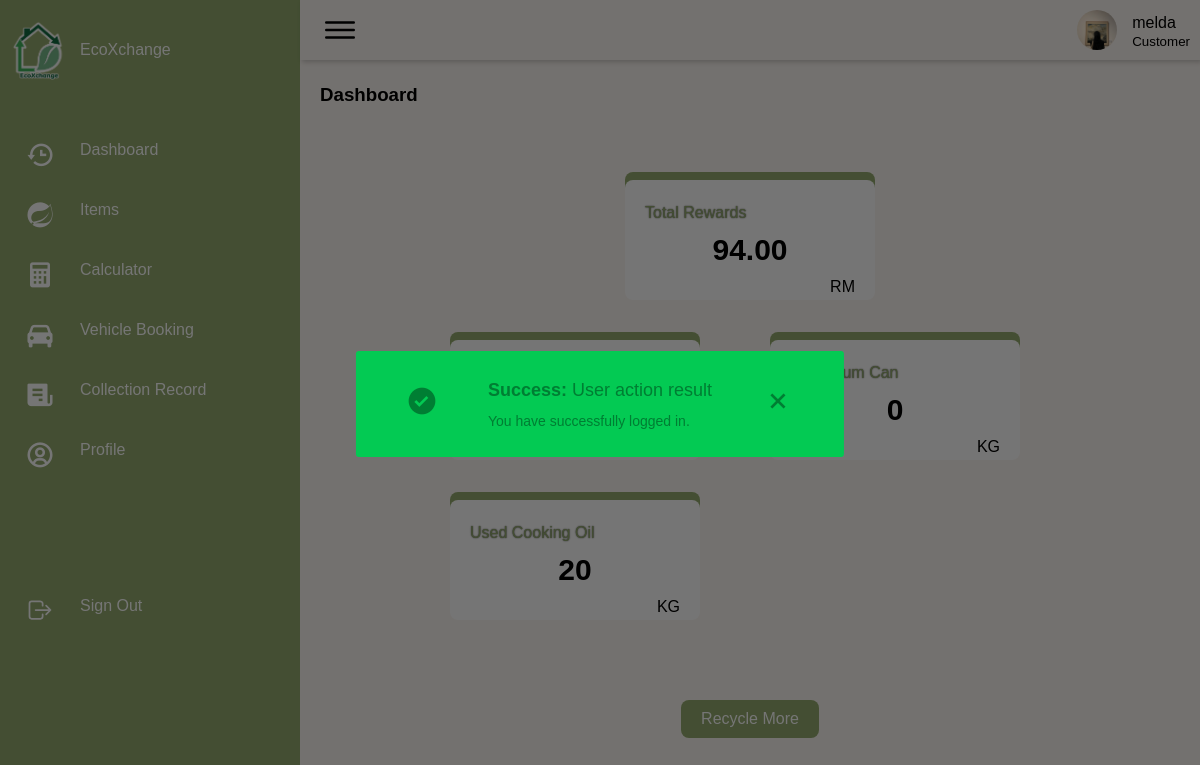
The app's page /EcoXchange/pages/dashboard-2.php?action=loginsuccess (signed in) with its own data.
### tables this page shows
CREATE TABLE `customer` (
  `cust_ID` varchar(10) NOT NULL,
  `cust_username` varchar(20) NOT NULL,
  `cust_password` varchar(128) NOT NULL,
  `cust_first_name` varchar(30) DEFAULT NULL,
  `cust_last_name` varchar(30) DEFAULT NULL,
  `cust_contact_no` varchar(12) DEFAULT NULL,
  `cust_email` varchar(30) NOT NULL,
  `cust_pict` varchar(255) NOT NULL,
  `bank_id` varchar(10) DEFAULT NULL
);

### EcoXchange/includes/fetchUserData.php (called while the page is built, shortened)
<?php
include("dbconn.php");
$username = $_SESSION['username'];
$role = $_SESSION['role'];
if ($role === 'Staff') {
    $sql = "SELECT * FROM staff WHERE staff_username = '$username'";
} elseif ($role === 'Customer') {
    $sql = "SELECT * FROM customer WHERE cust_username = '$username'";
} else {
    header("Location: ../pages/Login.php");
    exit();
}
$query = mysqli_query($dbconn, $sql) or die("Error: " . mysqli_error($dbconn));
$user = mysqli_fetch_assoc($query);
$id = $user["staff_ID"] ?? $user["cust_ID"];
$name = $user["staff_username"] ?? $user["cust_username"];
$image = $user["staff_pict"] ?? $user["cust_pict"];
?>

### EcoXchange/pages/dashboard-2.php (the view, shortened to what this page needs)
<?php
include('../includes/fetchUserData.php');
?>
<!DOCTYPE html>
<html>
<head>
    <link href="https://unpkg.com/boxicons@2.0.7/css/boxicons.min.css" rel="stylesheet" />
    <link rel="stylesheet" href="https://cdnjs.cloudflare.com/ajax/libs/font-awesome/4.7.0/css/font-awesome.min.css">
    <link rel="stylesheet" href="../style/SidebarUser.css">
    <link rel="stylesheet" href="../style/dashboard.css">
    <link rel="stylesheet" href="../style/alert.css">
</head>
<body>
<?php
      if(isset($_GET['action'])) {
        switch ($_GET['action']) {
            case 'loginsuccess':
                $message = 'You have successfully logged in.';
                $title = 'Success';
                $icon = 'bxs-check-circle';
                $alert_class = 'alert_success';
                break;
        }
        echo '
          <div class="alert_wrapper active1">
            <div class="alert_backdrop"></div>
            <div class="alert_inner">
                <div class="alert_item '.$alert_class.'">
                    <div class="icon data_icon">
                      <i class="bx '.$icon.'" ></i>
                    </div>
                    <div class="data">
                      <p class="title"><span>'.$title.':</span>
                        User action result
                      </p>
                      <p class="sub">'.$message.'</p>
                    </div>
                    <div class="icon close">
                      <i class="bx bx-x" ></i>
                    </div>
                </div>
            </div>
          </div>
        ';
      }
    ?>
    <div class="container">
        <?php include('sidebar-2.php'); ?>
        <div class="main">
            <?php include('header.php'); ?>
            <div class="content">
                <div class="nav-title"><h3>Dashboard</h3></div>
                <div class="in-content">
                    <?php
                    include("../includes/dbconn.php");
                    $sql = "SELECT
                                SUM(rewards) AS total_rewards,
                                SUM(bottle) AS total_bottle,
                                SUM(alCan) AS total_aluminum_can,
                                SUM(usedOil) AS total_used_oil
                            FROM (
                                SELECT
                                    b.book_ID,
                                    SUM(CASE WHEN cr.item_id = 'I004' THEN cr.collect_weight ELSE 0 END) AS bottle,
                                    SUM(CASE WHEN cr.item_id = 'I005' THEN cr.collect_weight ELSE 0 END) AS alCan,
                                    SUM(CASE WHEN cr.item_id = 'I008' THEN cr.collect_weight ELSE 0 END) AS usedOil,
                                    SUM(cr.total_amount) AS rewards
                                FROM
                                    booking b
                                    JOIN collection_record cr ON b.book_ID = cr.book_ID
                                WHERE
                                    b.cust_ID = ? AND cr.reward_status='success'
                                GROUP BY
                                    b.book_ID
                            ) AS subquery";
                    $stmt = mysqli_prepare($dbconn, $sql);
                    mysqli_stmt_bind_param($stmt, "s", $id);
                    mysqli_stmt_execute($stmt);
                    $result = mysqli_stmt_get_result($stmt);
                    $data = mysqli_fetch_assoc($result);
                    ?>
                    <div class="row1">
                        <div class="box1">
                            <p class="topic">Total Rewards</p>
                            <h2 class="values"><?php echo $data['total_rewards']; ?></h2>
                            <p class="unit">RM</p>
                        </div>
                    </div>
                    <div class="row2">
                        <div class="box1">
                            <p class="topic">Bottle</p>
                            <h2 class="values"><?php echo $data['total_bottle']; ?></h2>
                            <p class="unit">KG</p>
                        </div>
                        <div class="box1">
                            <p class="topic">Aluminium Can</p>
                            <h2 class="values"><?php echo $data['total_aluminum_can']; ?></h2>
                            <p class="unit">KG</p>
                        </div>
                        <div class="box1">
                            <p class="topic">Used Cooking Oil</p>
                            <h2 class="values"><?php echo $data['total_used_oil']; ?></h2>
                            <p class="unit">KG</p>
                        </div>
                    </div>
                    <div class="row3">
                        <button type="button" id="btnRecycle" class="btnRecycle">Recycle More</button>
                    </div>
                </div>
                </div>
             </div>
        </div>
</body>
</html>

### EcoXchange/pages/header.php
<div class="topbar">
    <div class="toggle">
        <ion-icon name="menu-outline"></ion-icon>
    </div>
    <div class="user">
        <img src="<?php echo $image; ?>" alt="">
        <div class="info">
            <p><?php echo $name; ?></p>
            <small><?php echo $role; ?></small>
        </div>
    </div>
</div>

### EcoXchange/style/SidebarUser.css (style rules this page uses)
* { font-family: "Ubuntu", sans-serif; margin: 0; padding: 0; box-sizing: border-box; }
body { min-height: 100vh; overflow-x: hidden; }
.container { position: relative; width: 100%; }
.main { position: absolute; width: calc(100% - 300px); left: 300px; min-height: 100vh; background: var(--background-color); transition: 0.5s; }
.topbar { width: 100%; height: 60px; display: flex; justify-content: space-between; align-items: center; padding: 0 10px; box-shadow: 2px 2px 5px rgba(0, 0, 0, 0.2); }
.toggle { position: relative; width: 60px; height: 60px; display: flex; justify-content: center; align-items: center; font-size: 2.5rem; cursor: pointer; }
.user { position: relative; display: flex; }
.user img { width: 40px; height: 40px; object-fit: cover; border-radius: 50%; cursor: pointer; }
.user .info { margin-left: 15px; height: 40px; }
.user p { margin-bottom: -8px; }
.user small { margin-top: -8px; }
.content { padding:20px; }

### EcoXchange/style/dashboard.css (style rules this page uses)
.in-content { margin:50px; }
.box1 { margin:20px; width: 250px; height:120px; padding:20px; background:white; border-radius: 8px; box-shadow: 0px -8px 0 0px var(--primary-color); }
.topic { color: var(--primary-color); text-shadow: 0px 0px 1.5px var(--dark-color); }
.values { text-align: center; font-size: 30px; }
.unit { text-align: right; }
.row1 { display: flex; justify-content: center; }
.row2 { display:grid; justify-content: center; grid-template-columns: repeat(auto-fit, minmax(150px,320px)); }
.row3 { margin-top:60px; display: flex; justify-content: center; align-items: center; }
.btnRecycle { color:var(--white-color); background-color: var(--primary-color); border: 0; padding:10px 20px; border-radius: 8px; font-size: var(--normal-font-size); cursor: pointer; }

### EcoXchange/style/alert.css (style rules this page uses)
.btn_grp .btn.btn_success, .alert_item.alert_success { background: #03ca53; color: #007e33; }
.alert_wrapper { position: relative; width: 100%; height: 100%; z-index: 999; visibility: hidden; }
.alert_wrapper .alert_item { z-index: 3; position: fixed; top: -100%; left: 50%; transform: translate(-50%, -50%); display: flex; align-items: center; padding: 25px 50px; border-radius: 3px; transition: all 0.2s ease; }
.alert_wrapper .alert_item .data { margin: 0 50px; }
.alert_wrapper .alert_item .data .title { font-size: 18px; margin-bottom: 5px; }
.alert_wrapper .alert_item .data span { font-weight: 700; }
.alert_wrapper .alert_item .data .sub { font-size: 14px; font-weight: 100; }
.alert_wrapper .alert_item .icon { font-size: 32px; }
.alert_wrapper .alert_item .close { cursor: pointer; }
.alert_wrapper.active1 { visibility: visible; }
.alert_wrapper.active1 .alert_item { top: 50%; }

### EcoXchange/style/style.css (style rules this page uses)
:root { --background-color: #FBF6F1; --primary-color: #94AB6F; --dark-prim-color: #849B60; --secondary-color: #136B40; --white-color: #fff; --dark-color: #353535; --black-color: black; --text-grey: grey; --body-font: "Poppins", sans-serif, "Martel"; --biggest-font-size: 4.5rem; --h1-font-size: 2.5rem; --h2-font-size: 1.5rem; --h3-font-size: 1.25rem; --normal-font-size: 1rem; --small-font-size: 0.875rem; --smaller-font-size: 0.813rem; --font-medium: 400; --font-semi-bold: 600; --font-bold: 700; --mb-1: 0.5rem; --mb-2: 1rem; --mb-3: 1.5rem; --mb-4: 2rem; --mb-5: 2.5rem; --mb-6: 3rem; --z-normal: 1; --z-tooltip: 10; --z-fixed: 100; --screen-size: 80vh; --padding-size: 4rem 0 2rem; }
html { scroll-behavior: smooth; }
* { text-decoration: none; list-style: none; }
body { margin: var(--header-height) 0 0 0; font-family: var(--body-font); font-size: var(--normal-font-size); font-weight: var(--font-medium); background-color: var(--background-color); line-height: 1.6; }

### records on screen
customer: cust_pict (picture), cust_username "melda"

### other values on screen
$title "Success"
$message "You have successfully logged in."
$role "Customer"
$data['total_rewards'] "94.00"
$data['total_aluminum_can'] "0"
$data['total_used_oil'] "20"
